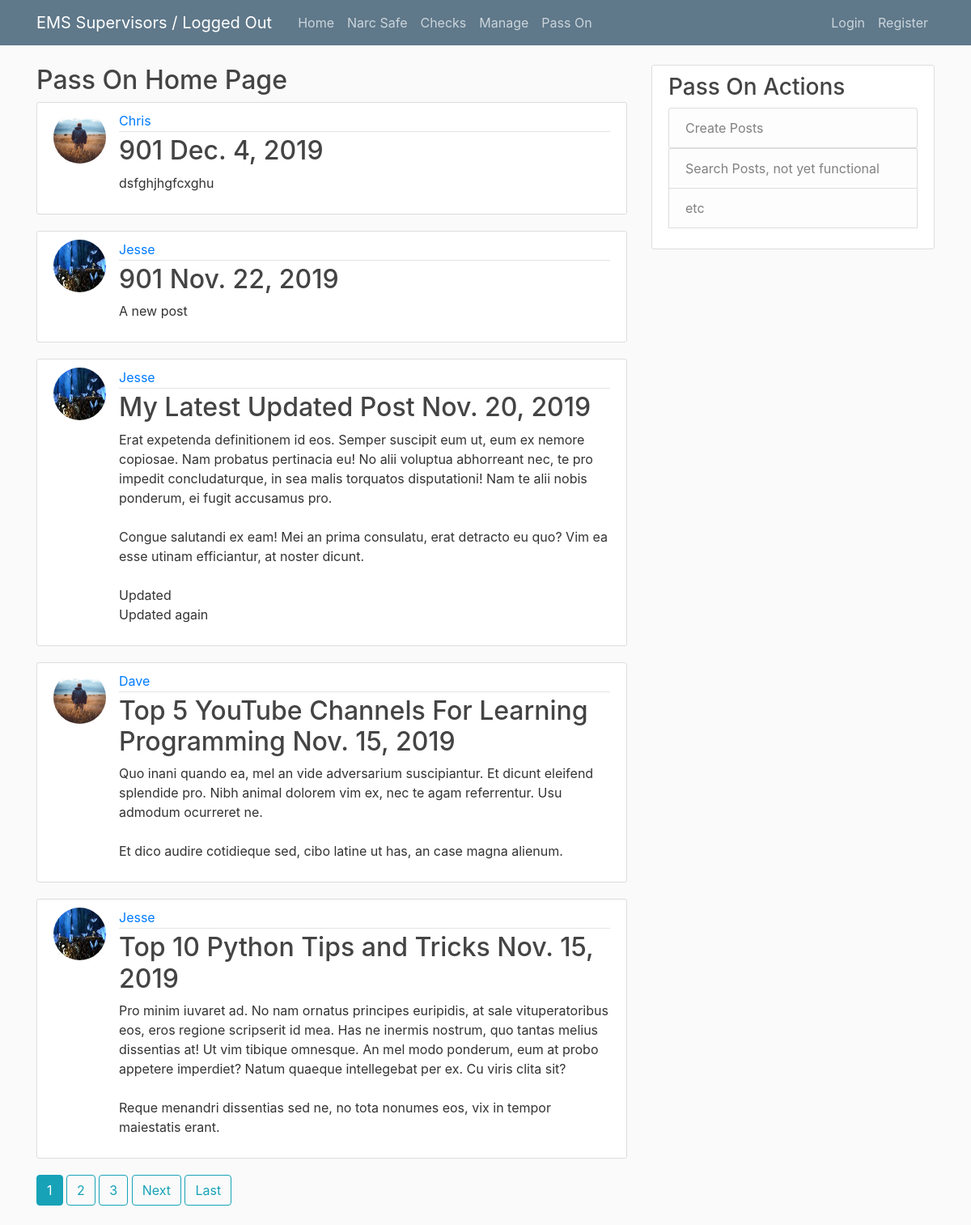
Before: /blog/ with the older database file.
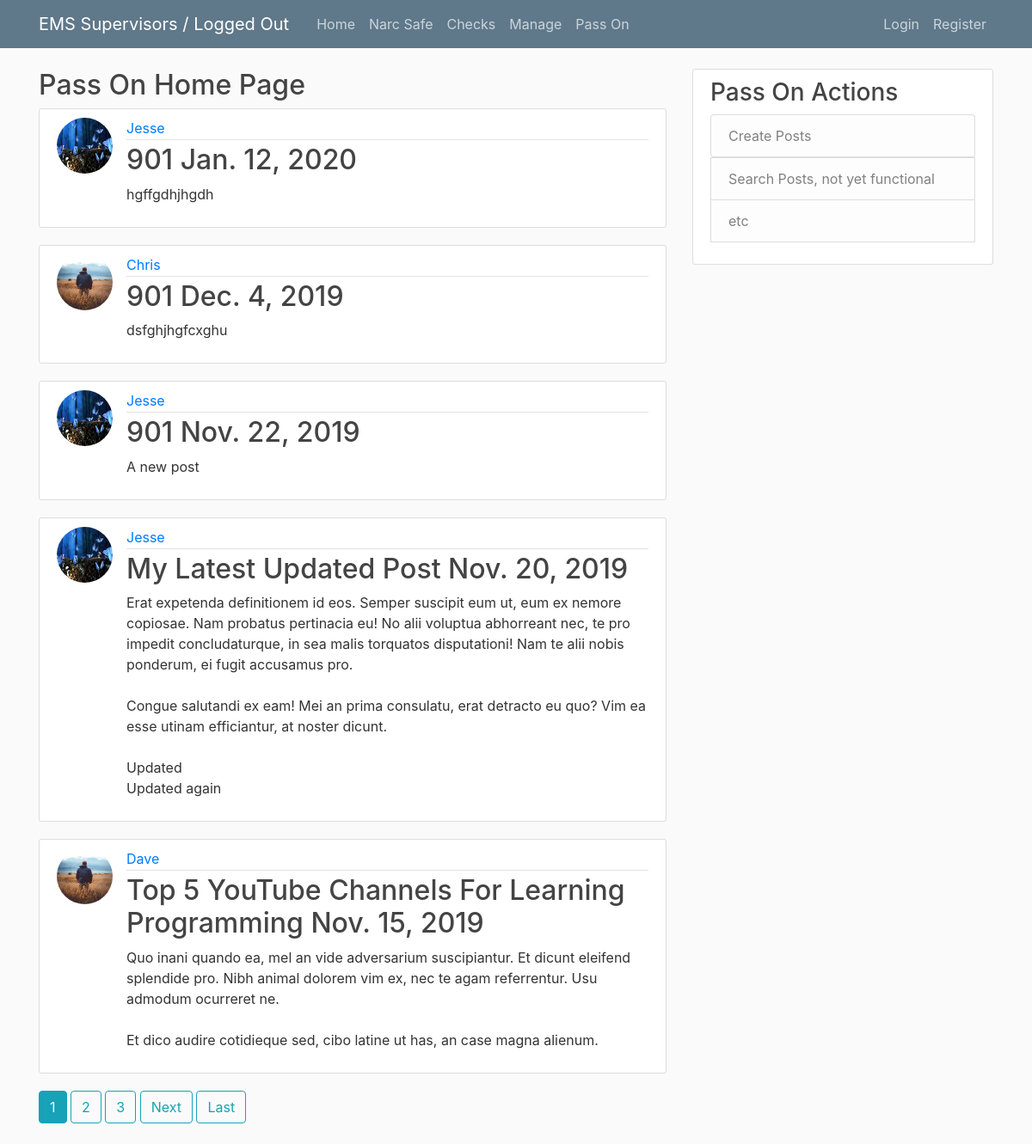
After: the same page with the newer database file.
### blog/models.py (models this page shows, shortened)
class Post(models.Model):
    TITLE_CHOICES = (('EMS 901', 'EMS 901'), ('EMS 902', 'EMS 902'))
    title = models.CharField(max_length=100, choices=TITLE_CHOICES)
    content = models.TextField()
    date_posted = models.DateTimeField(auto_now=True)
    author = models.ForeignKey(User, on_delete=models.PROTECT)

### components/models.py (models this page shows, shortened)
class UserProfile(models.Model):
    user = models.OneToOneField(User, on_delete=models.CASCADE)
    image = models.ImageField(default='default.jpg', upload_to='profile_pics')

### blog/views.py (the view)
# urls.py: path('blog/', PostListView.as_view(), name='blog'),
class PostListView(ListView): #Blog Home Page
    model = Post
    template_name = 'blog/blog.html'
    context_object_name = 'posts'
    ordering = ['-date_posted']
    paginate_by = 5

### templates/blog/blog.html (shortened to what this page needs)
{% extends 'blog/blog_base.html' %}
{% block content %}
<div>
    <h2>Pass On Home Page</h2>
    {% for post in posts %}
        <article class="media content-section">
            <img class="rounded-circle article-img" src="{{ post.author.userprofile.image.url }}">
            <div class="media-body">
                <div class="article-metadata">
                <a class="mr-2" href="{% url 'user_posts' post.author.username %}">{{ post.author|title }}</a>
                </div>
                <h2><a class="article-title" href="{% url 'blog_detail' post.id %}">{{ post.title }} {{ post.date_posted|date:"DATE_FORMAT" }}</a></h2>
                <p class="article-content">{{ post.content }}</p>
            </div>
            </article>
    {% endfor %}
    {% if is_paginated %}
        {% for num in page_obj.paginator.page_range %}
            {% if page_obj.number == num %}
                <a class="btn btn-info mb-4" href="?page={{ num }}">{{ num }}</a>
            {% elif num > page_obj.number|add:'-3' and num < page_obj.number|add:'3'%}
                <a class="btn btn-outline-info mb-4" href="?page={{ num }}">{{ num }}</a>
            {% endif %}
        {% endfor %}
        {% if page_obj.has_next %}
        <a class="btn btn-outline-info mb-4" href="?page={{ page_obj.next_page_number }}">Next</a>
        <a class="btn btn-outline-info mb-4" href="?page={{ page_obj.paginator.num_pages }}">Last</a>
    {% endif %}
    {% endif %}
</div>
{% endblock %}

Changed rows visible on the page:
no longer on this page (row unchanged): Post: author.userprofile.image (picture), author "Jesse", title "Top 10 Python Tips and Tricks", date_posted "Nov. 15, 2019", content "Pro minim iuvaret ad. No nam ornatus principes euripidis, at sale vituperatoribus eos, eros regione scripserit id mea. Has ne inermis nostrum, quo tantas melius dissentias at! Ut vim tibique omnesque. An mel modo ponderum, eum at probo appetere imperdiet? Natum quaeque intellegebat per ex. Cu viris clita sit? Reque menandri dissentias sed ne, no tota nonumes eos, vix in tempor maiestatis erant."
added Post: author.userprofile.image (picture), author "Jesse", title "901", date_posted "Jan. 12, 2020", content "hgffgdhjhgdh"
